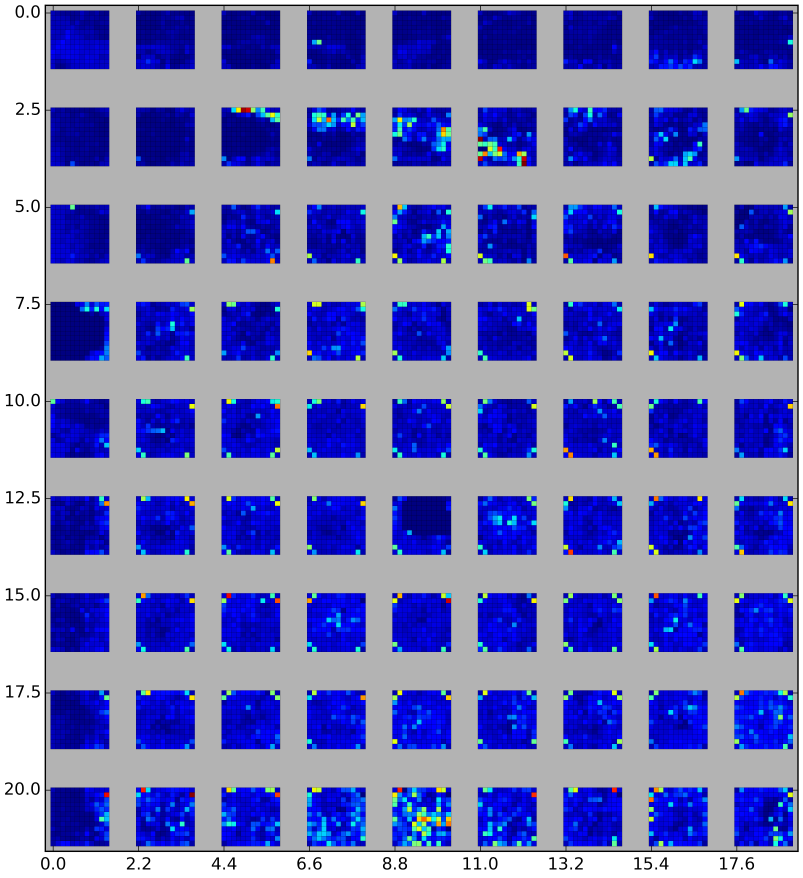
#> input picture test.png, 4818 x 5268 px (shown at 1/6 size)
$ python -i watershed.py   (imports and definitions only)   (older library calls are emulated)
#> lines starting #> are read from the running program, lines starting #| are printed output that depends on the picture; after the words box and inside, x2 and y2 are one past the last pixel; in counts of white or black regions, pixels touching at a corner belong together
import numpy as np
import cv2
from PIL import Image
import math
# import matplotlib.mlab as mlab
# import matplotlib.pyplot as plt
import random
from numba import jit


# [57 lines left out: functions find_neighbours, output, not called in this run]


def error_minimize(filename, mode=0):
    # iterates over values of c to find the best angle and pix_scale disagreement
    max_c = 15
    length = 2 * max_c
    min_good_rects = 10

    # angle_mean, angle_std_err, pix_scale_mean, pix_scale_std_err, count, cent_cords
    # good_rect_log
    data_out = np.zeros((5, length))

    for c in xrange(-max_c, max_c):
        data_out[0][c + max_c], data_out[1][c + max_c], data_out[2][c + max_c], \
            data_out[3][c + max_c], data_out[4][c + max_c], cent_cords, good_rect_log = main(filename, c)

        if np.count_nonzero(good_rect_log) < min_good_rects:
            data_out[1][c + max_c] = float('nan')
            data_out[3][c + max_c] = float('nan')

    angle_std_err = data_out[1, :]
    pix_scale_std_err = data_out[3, :]
    rects = data_out[4, :]

    ang_weight = 1 / np.nanmean(angle_std_err)
    pix_weight = 1 / np.nanmean(pix_scale_std_err)

    avrg_err = (angle_std_err * ang_weight + pix_scale_std_err * pix_weight) / \
               (ang_weight + pix_weight)

    # min_angle_err_C = np.nanargmin(angle_std_err) - max_c
    # min_pix_err_C = np.nanargmin(pix_scale_std_err) - max_c
    min_avrg_err_c = np.nanargmin(avrg_err) - max_c
    max_rects_c = np.nanargmax(rects) - max_c

    if mode == 0:
        c = min_avrg_err_c
    elif mode == 1:
        c = max_rects_c
    else:
        print('error, incorrect mode, must be either 0 or 1')
        return 0

    data = data_out[:, c + max_c]

    data_out[0][c + max_c], data_out[1][c + max_c], data_out[2][c + max_c], \
        data_out[3][c + max_c], data_out[4][c + max_c], cent_cords, good_rect_log = main(filename, c)

    print('best c = ')
    print(min_avrg_err_c)

    return data, cent_cords, good_rect_log


# when flag == '-p' image threshold and fitted rectangles will be displayed
def main(filename, c, flag='-p'):
    # thresholding parameters, iterate over C perhaps, strong effect on angle disagreement
    # C = -10 # background subtraction when thresholding, 2 reccomended value
#> called with filename = 'test.png', c = -15, flag = '-p'
    kern_dims = 21  # size of gaussian blurring kernal, default 21
    adapt_box_size = 40  # size of adaptive threshold box, good value of 40

    # rectangle sifting parameters
    min_area = 2500.0  # 2500 - 2700 default
    max_area = 3700.0  # 3700 default
    max_side_ratio = 1.1  # max accepted value of longer side divided by shorter side

    # spacing of city blocks in mm
    horizontal_spacing = 2.2
    vertical_spacing = 2.5

    # creating random colours for circles representing rectangle points
    r = random.random()
    g = random.random()
    b = random.random()

    # print('r = %f, g = %f, b = %f') % (r, g, b)

    input_filename = filename

    pil_image = Image.open(input_filename).convert('RGB')

    open_cv_image = np.array(pil_image)

    gray = cv2.cvtColor(open_cv_image, cv2.COLOR_BGR2GRAY)
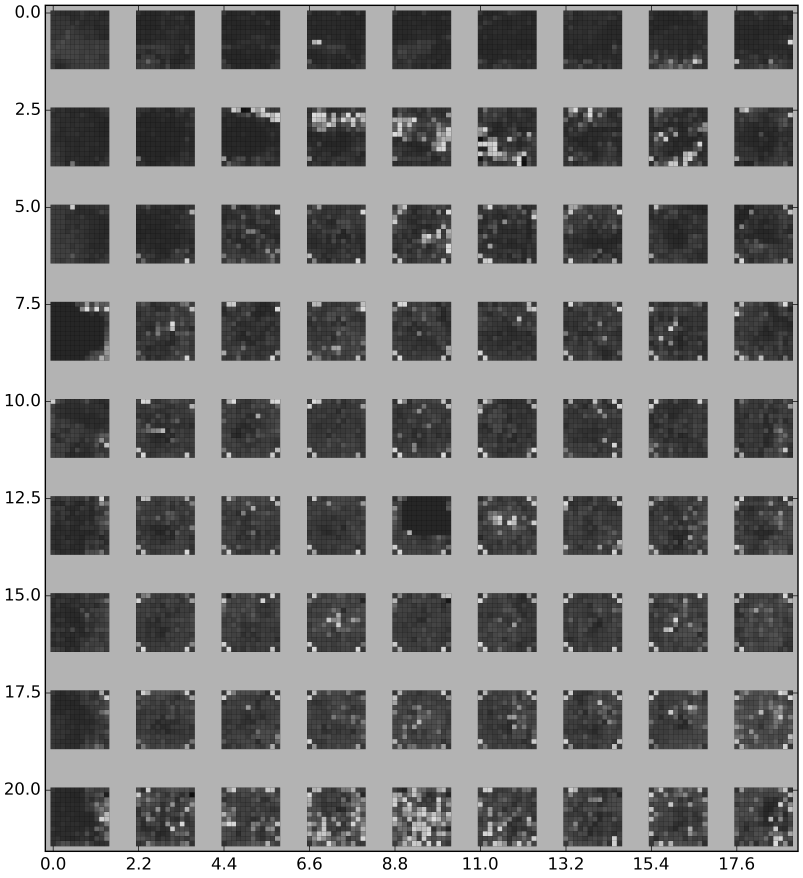
#> gray: shape (5268, 4818) (shown at 1/6 size); min 0, max 255, mean 138.1

    # gaussian blur input image
    gray = cv2.GaussianBlur(gray, (kern_dims, kern_dims), 0)

    if (adapt_box_size % 2) == 0:
        adapt_box_size += 1

    # performs adaptive thresholding of image, C = 3 by default
    thresh = cv2.adaptiveThreshold(gray.astype(np.uint8), 255,
                                   cv2.ADAPTIVE_THRESH_MEAN_C, cv2.THRESH_BINARY, adapt_box_size, c)
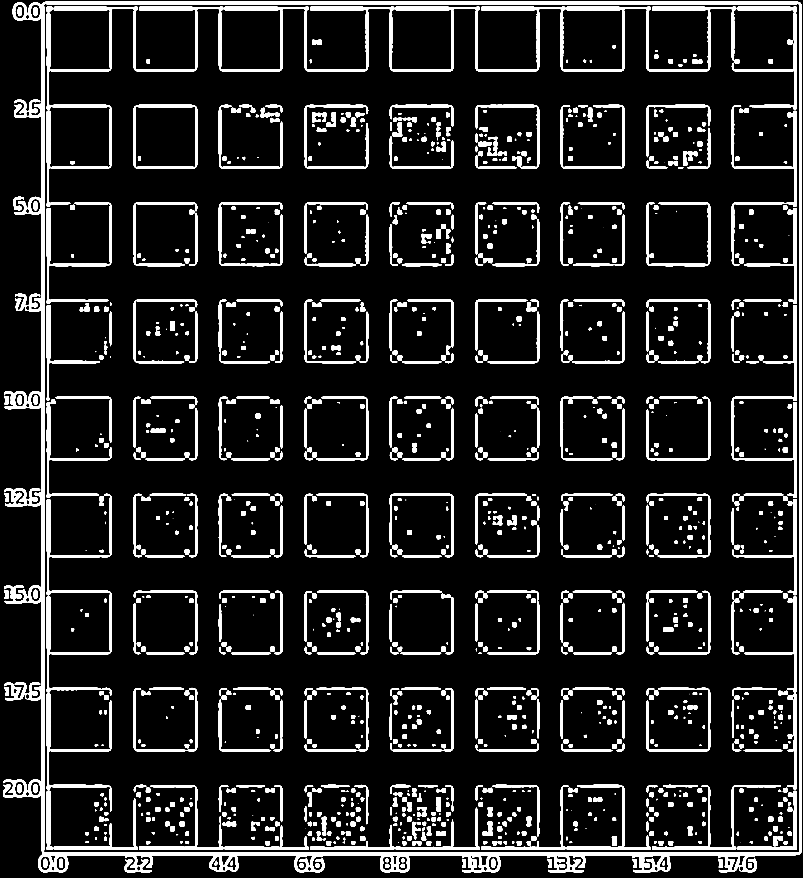
#> thresh: shape (5268, 4818) (shown at 1/6 size); 10% white; 1408 white regions (74 under 20 px)

    # saving hard copy of thresh to avoid damage from find contours
    thresh_perm = np.copy(thresh)

    # find array of contours
    _, contours, _ = cv2.findContours(thresh, cv2.RETR_TREE, cv2.CHAIN_APPROX_SIMPLE)
#> contours = 1476 contours, 106 with area under 20; largest, box (x1, y1, x2, y2) and area: (18, 9, 4811, 5235) 23615101, (263, 23, 4797, 5117) 23067375, (280, 40, 4417, 1240) 212146, (800, 629, 1185, 1014) 146342, (811, 640, 1174, 1003) 127696

#> (the run stopped early here; a loop or call above may not have finished)

$ run again, on C_empty8_CAT3_1.png
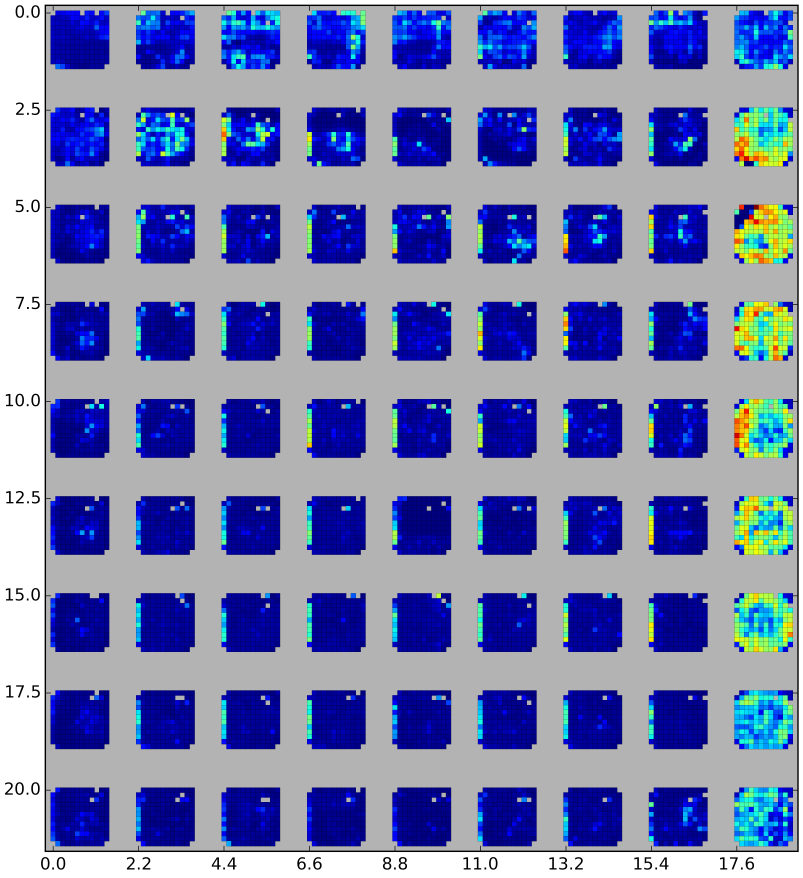
#> input picture C_empty8_CAT3_1.png, 4818 x 5268 px (shown at 1/6 size)
#> in main, `gray = cv2.cvtColor(open_cv_image, cv2.COLOR_BGR2GRAY)`:
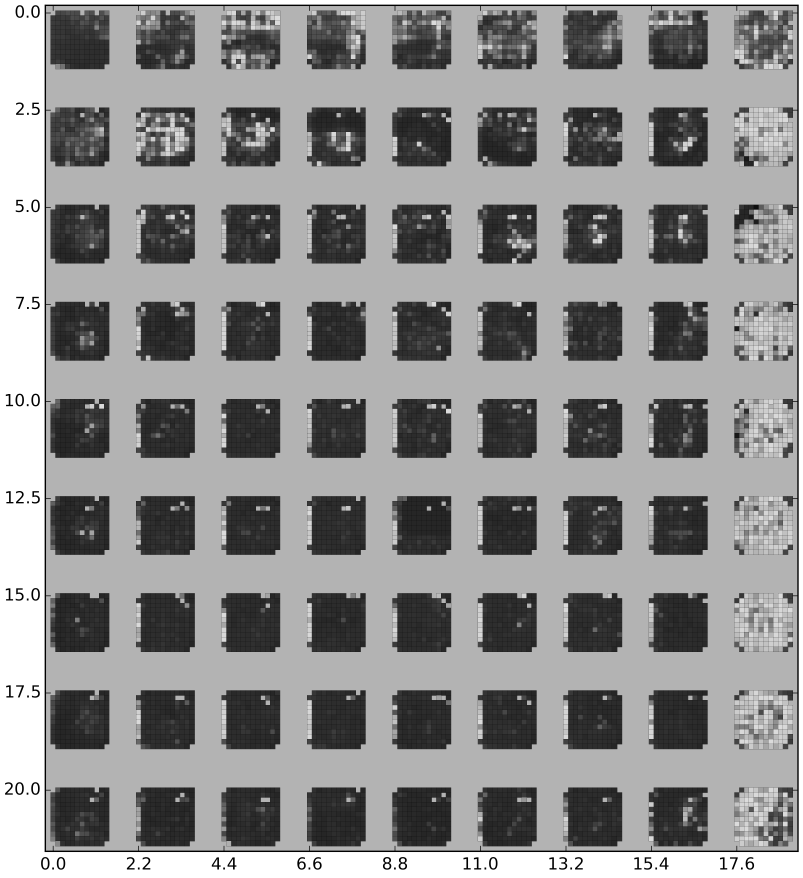
#> gray: shape (5268, 4818) (shown at 1/6 size); min 0, max 255, mean 141.9
#> in main, `thresh = cv2.adaptiveThreshold(gray.astype(np.uint8), 255, cv2.ADAPTIV..`:
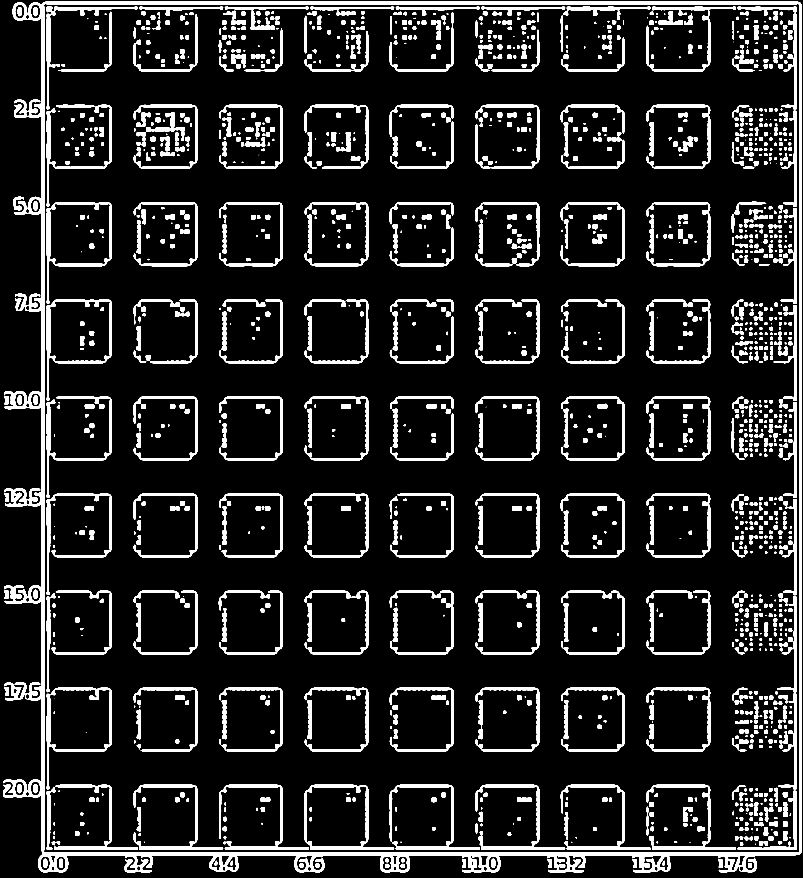
#> thresh: shape (5268, 4818) (shown at 1/6 size); 10.6% white; 1747 white regions (77 under 20 px)
#> contours = 1816 contours, 106 with area under 20; largest, box (x1, y1, x2, y2) and area: (18, 9, 4811, 5235) 23615101, (263, 23, 4797, 5117) 23067375, (281, 1212, 672, 1822) 147764, (281, 4126, 672, 4736) 147636, (281, 1795, 672, 2404) 147391
